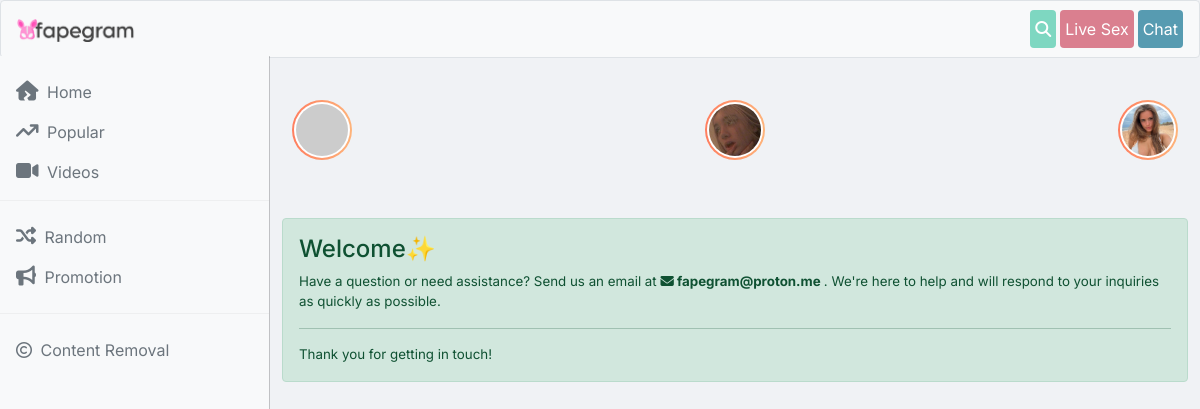
Page /contact/ on the earlier database version.
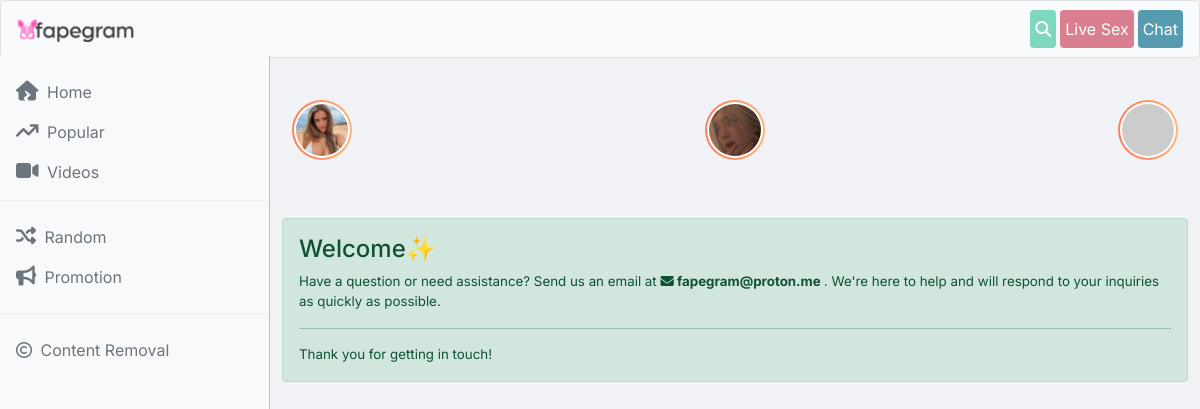
Same page on the later database version.
### base/models.py (models this page shows, shortened)
class Profile(models.Model):
    user = models.ForeignKey(User, on_delete=models.CASCADE)
    dp = models.FileField(upload_to='dp', null=True, blank=True)
    name = models.CharField(max_length=100, null=True, blank=True)
    bio = models.TextField(null=True, blank=True)
    onlyfans = models.URLField(null=True, blank=True)
    twitter = models.URLField(null=True, blank=True)
    insta = models.URLField(null=True, blank=True)
    likex = models.IntegerField(default=0)

### base/views.py (the view)
# urls.py: path('contact/', contact, name='contact'),
def contact(request):
   return render(request, 'contact.html')

### base/context_processors.py (called while the page is built)
def popular(request):
    return {'pop': Profile.objects.all().order_by('-likex')[0:10]}

### templates/contact.html (shortened to what this page needs)
{% extends 'base.html' %}
{% block body %}
<div class"vh-100 container">
<div class="my-5 alert alert-success" role="alert">
  <h4 class="alert-heading">Welcome✨</h4>
  <p>
Have a question or need assistance? Send us an email at
<b><email><i class="fa fa-envelope" aria-hidden="true"></i> fapegram@proton.me</email>  </b>. We're here to help and will respond to your inquiries as quickly as possible.
</p>
  <hr>
  <p class="mb-0">Thank you for getting in touch!</p>
</div>
</div>
{% endblock %}

### templates/base.html (shortened to what this page needs)
<!DOCTYPE html>
{% load static %}
<html lang="en">
  <head>
    <link rel="stylesheet" href="https://cdnjs.cloudflare.com/ajax/libs/font-awesome/6.5.1/css/all.min.css" />
  <link href="https://cdn.jsdelivr.net/npm/bootstrap@5.0.2/dist/css/bootstrap.min.css" rel="stylesheet">
  </head>
  <body>
    <nav class="py-2 img-thumbnail navbar navbar-expand-lg navbar-light bg-light sticky-top">
      <div class="container-fluid">
 <a class="me-auto navbar-brand" href="/"><img class="logo" src="{% static "fapegram.png" %}"></a>
<a href="/search/" class="px-1 btn btnsex btn-s"><i class="fa-solid fa-magnifying-glass"></i></a>
       <a class="px-1 btn btnwarn text-white btn-s mx-1">Live Sex</a>
       <a class="px-1 btn btndngr text-white btn-s">Chat</a>
    </nav>
    <div
      class=" offcanvas offcanvas-start sidebar-nav bg-light"
      tabindex="-1"
      id="sidebar"
    >
      <div class="offcanvas-body p-0">
        <nav class="navbar-dark">
          <ul class="navbar-nav">
            <li>
            </li>
            <li>
              <a href="/" class="text-muted nav-link px-3 active">
                <span class="me-1"><i class="icon fa-solid fa-house-crack"></i></span>
                <span>Home</span>
              </a>
            </li>
           <li>
              <a href="/popular/" class="text-muted nav-link px-3 active">
                 <span class="me-1"><i class="icon fa-solid fa-arrow-trend-up"></i></span>
                <span>Popular</span>
              </a>
            </li>
           <li>
            <a href="https://tiksporn.pythonanywhere.com" target="__blank"  class="text-muted nav-link px-3 active">
             <span class="me-1"><i class="icon fa-solid fa-video"></i></span>
              <span>Videos</span>
            </a>
          </li>
            <li class="mb-2"><hr class="dropdown-divider bg-light" /></li>
            <li>
              <a href="/random/" class="text-muted nav-link px-3 active">
                <span class="me-1"><i class="icon fa-solid fa-shuffle"></i></span>
                <span>Random</span>
              </a>
            </li>
            <li>
              <a href="/contact/" class="text-muted nav-link px-3">
                <span class="me-1"><i class="icon fa-solid fa-bullhorn"></i></span>
                <span>Promotion</span>
              </a>
            </li>
            <li class="my-2"><hr class="dropdown-divider bg-light" /></li>
            <li>
              <a href="/dmca/" class="text-muted nav-link px-3">
                <span class="me-1"><i class="fa-regular fa-copyright"></i></span>
                <span>Content Removal</span>
              </a>
            </li>
          </ul>
        </nav>
      </div>
    </div>
    <main class="mt-3 pt-3">
      <div class="container-fluid">
      <div class="top">
{% for p in pop %}
<div>
  <a href="/model/{{p.user.username}}">
     <img class="" {% if p.dp %}  src="{{p.dp.url}}" {% else %} src="https://api.dicebear.com/7.x/initials/svg?seed={{p.user.username}}" {% endif %} alt="{{p.user.username}}">
</a>
</div>
{% endfor %}
 </div>
{% block body %}
{% endblock %}
      </div>
    </main>
  </body>
</html>

Differences in the rows shown:
changed Profile (number 1 of 3 on the later page): moves up the list
changed Profile (number 2 of 3 on the later page): moves down the list
